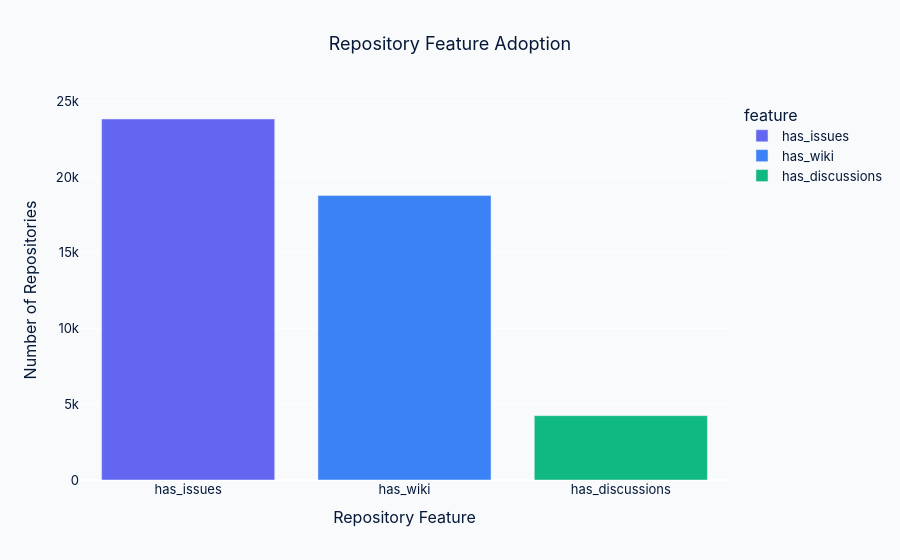

The notebook cell saved with this chart:
### Code cell
fig = px.bar(
    true_counts,
    x="feature",
    y="count",
    title="Repository Feature Adoption",
    color="feature",
    color_discrete_sequence=[
        "#6366f1",
        "#3b82f6",
        "#10b981",
        "#f59e0b",
        "#ec4899",
    ]
)
fig.update_layout(
    plot_bgcolor="#f8fafc",
    paper_bgcolor="#f8fafc",
    font={"family": "Inter, sans-serif", "size": 13, "color": "#051837"},
    xaxis={"title": "Repository Feature"},
    yaxis={"title": "Number of Repositories"},
    title={"x":0.5}
)
fig.show()

### Figure 1 — Plotly figure (JSON) as saved in the notebook; plotly's stock layout.template omitted (floating-point values rounded to 4 significant figures)
{"data": [{"hovertemplate": "feature=%{x}<br>count=%{y}<extra></extra>", "legendgroup": "has_issues", "marker": {"color": "#6366f1", "pattern": {"shape": ""}}, "name": "has_issues", "orientation": "v", "showlegend": true, "textposition": "auto", "type": "bar", "x": ["has_issues"], "xaxis": "x", "y": [23838], "yaxis": "y"}, {"hovertemplate": "feature=%{x}<br>count=%{y}<extra></extra>", "legendgroup": "has_wiki", "marker": {"color": "#3b82f6", "pattern": {"shape": ""}}, "name": "has_wiki", "orientation": "v", "showlegend": true, "textposition": "auto", "type": "bar", "x": ["has_wiki"], "xaxis": "x", "y": [18784], "yaxis": "y"}, {"hovertemplate": "feature=%{x}<br>count=%{y}<extra></extra>", "legendgroup": "has_discussions", "marker": {"color": "#10b981", "pattern": {"shape": ""}}, "name": "has_discussions", "orientation": "v", "showlegend": true, "textposition": "auto", "type": "bar", "x": ["has_discussions"], "xaxis": "x", "y": [4249], "yaxis": "y"}], "layout": {"barmode": "relative", "font": {"color": "#051837", "family": "Inter, sans-serif", "size": 13}, "legend": {"title": {"text": "feature"}, "tracegroupgap": 0}, "paper_bgcolor": "#f8fafc", "plot_bgcolor": "#f8fafc", "title": {"text": "Repository Feature Adoption", "x": 0.5}, "xaxis": {"anchor": "y", "categoryarray": ["has_issues", "has_wiki", "has_discussions"], "categoryorder": "array", "domain": [0, 1], "title": {"text": "Repository Feature"}}, "yaxis": {"anchor": "x", "domain": [0, 1], "title": {"text": "Number of Repositories"}}}}
